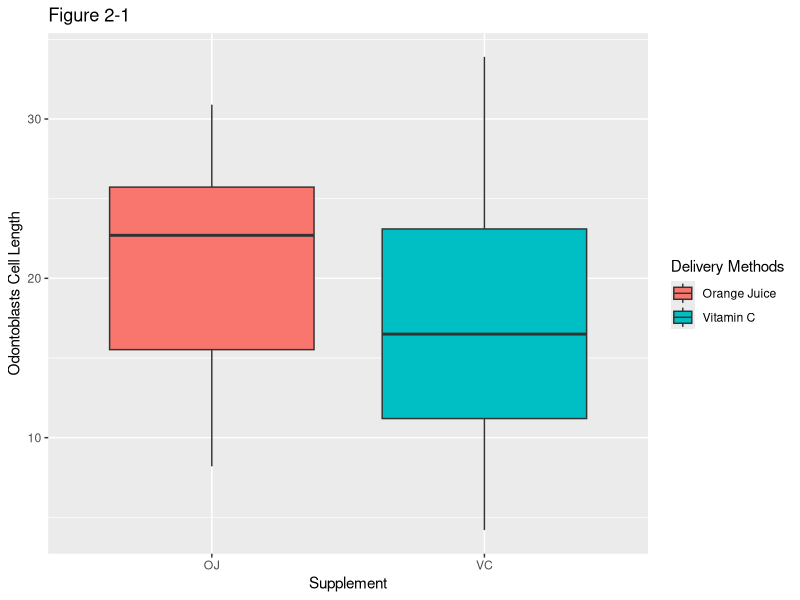
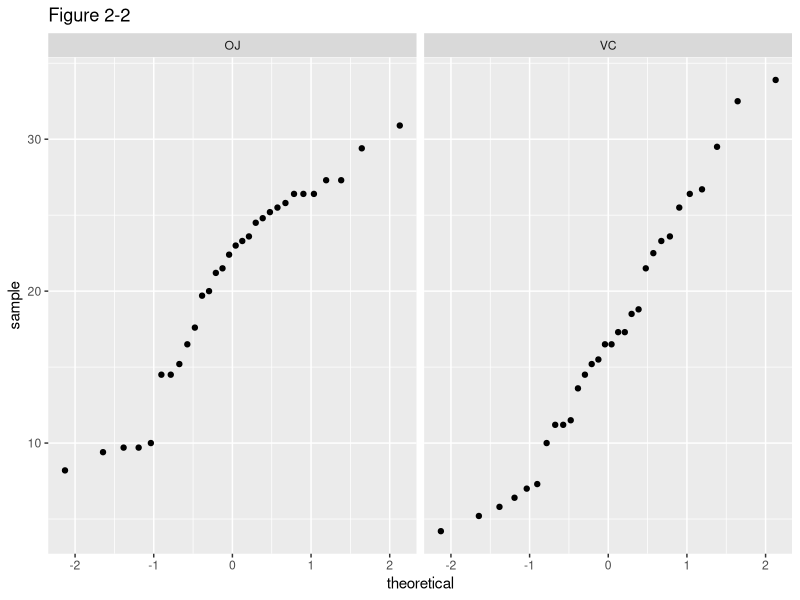
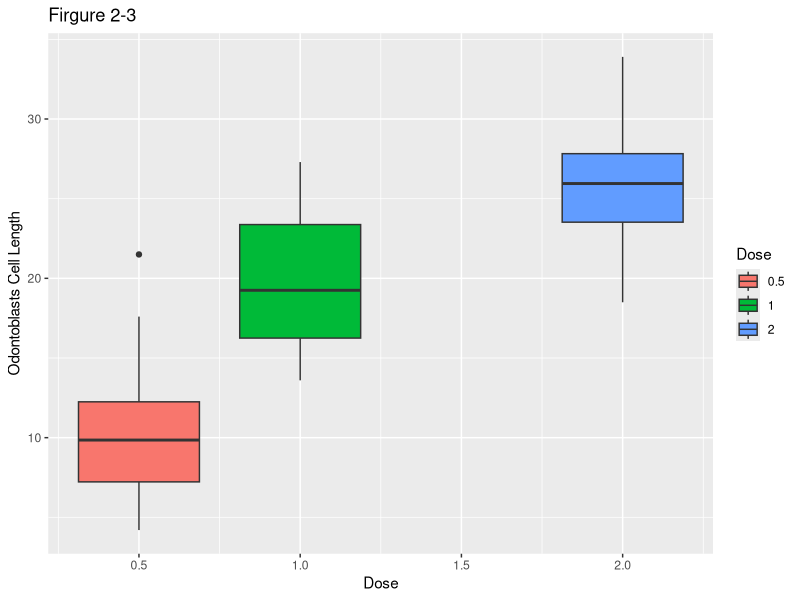
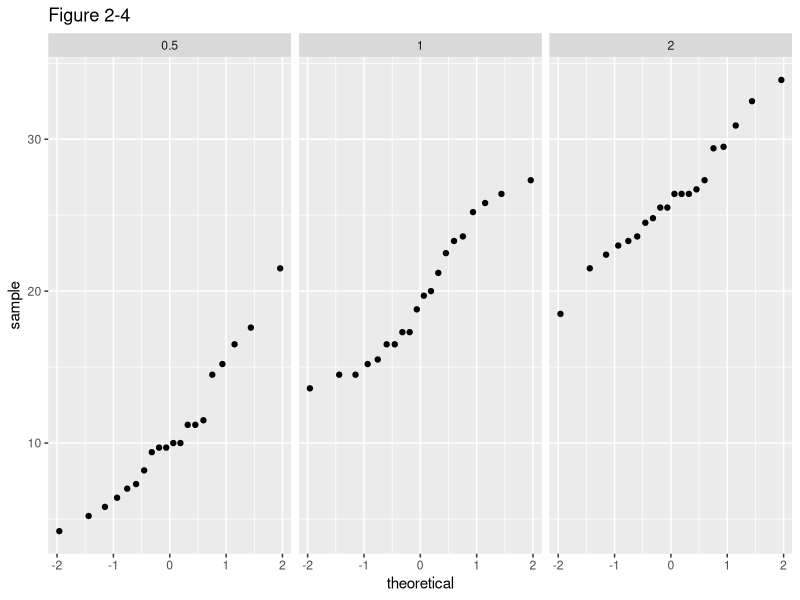

R code for these plots, in order:
## ---- chunk 1
library(datasets)
library(ggplot2)

## checking existence of a folder named "figure", if not then creating one to store plot figures
figureDir <- 'figure'
if (!file.exists(figureDir)){
    dir.create(figureDir)
} 
data("ToothGrowth")
## ---- chunk 2
str(ToothGrowth)
## ---- chunk 3
## calculating means splitted by supplement type
meanOJ = mean(ToothGrowth[ToothGrowth$supp == "OJ", "len"])
meanVC = mean(ToothGrowth[ToothGrowth$supp == "VC", "len"])
meanOJ
meanVC
## ---- chunk 4
## plotting boxplots on supplement type
p <- ggplot(ToothGrowth, aes(x = supp, y = len))
p <- p + geom_boxplot(aes(fill = supp)) 
p <- p + labs(x = "Supplement", y = "Odontoblasts Cell Length", title="Figure 2-1")
p <- p + scale_fill_discrete(name="Delivery Methods",
                         breaks=c("OJ", "VC"),
                         labels=c("Orange Juice", "Vitamin C"))

## save plot to a file
ggsave(file.path(figureDir, "plot2-1.png"), width=4.8, height=4.8, dpi=124)
## ---- chunk 5
## plotting qqplot
p <- ggplot(ToothGrowth) + stat_qq(aes(sample = len)) + facet_grid(.~supp) + labs(title="Figure 2-2")

## save plot to a file
ggsave(file.path(figureDir, "plot2-2.png"), width=4.8, height=4.8, dpi=124)
## ---- chunk 6
## calculating means splitted by dose
meanHalf = mean(ToothGrowth[ToothGrowth$dose == 0.5, "len"])
meanOne = mean(ToothGrowth[ToothGrowth$dose == 1, "len"])
meanTwo = mean(ToothGrowth[ToothGrowth$dose == 2, "len"])

meanHalf
meanOne
meanTwo
## ---- chunk 7
## plotting boxplots on does
p <- ggplot(ToothGrowth, aes(x = dose, y = len))
p <- p + geom_boxplot(aes(fill = as.factor(dose))) 
p <- p + labs(x = "Dose", y = "Odontoblasts Cell Length", title = "Firgure 2-3")
p <- p + scale_fill_discrete(name="Dose",
                         breaks=c("0.5", "1", "2"))

## save plot to a file
ggsave(file.path(figureDir, "plot2-3.png"), width = 4.8, height = 4.8, dpi = 124)
## ---- chunk 8
## quantile-quantile plots
p <- ggplot(ToothGrowth) + stat_qq(aes(sample = len)) + facet_grid(.~dose) + labs(title="Figure 2-4")
ggsave(file.path(figureDir, "plot2-4.png"), width = 4.8, height = 4.8, dpi = 124)
## ---- chunk 9
varOJ = var(ToothGrowth[ToothGrowth$supp=="OJ", "len"])
varVC = var(ToothGrowth[ToothGrowth$supp=="VC", "len"])
varOJ
varVC
## ---- chunk 10
t.test(ToothGrowth[ToothGrowth$supp=="OJ", "len"], ToothGrowth[ToothGrowth$supp=="VC", "len"], paired = FALSE, var.equal = FALSE, alternative="two.sided")
## ---- chunk 11
varHalf = var(ToothGrowth[ToothGrowth$dose == 0.5, "len"])
varOne = var(ToothGrowth[ToothGrowth$dose == 1, "len"])
varTwo = var(ToothGrowth[ToothGrowth$dose == 2, "len"])
varHalf
varOne
varTwo
## ---- chunk 12
t.test(ToothGrowth[ToothGrowth$dose == 1, "len"], ToothGrowth[ToothGrowth$dose == 0.5, "len"], paired = FALSE, var.equal = FALSE, alternative="two.sided")
## ---- chunk 13
t.test(ToothGrowth[ToothGrowth$dose == 2, "len"], ToothGrowth[ToothGrowth$dose == 1, "len"], paired = FALSE, var.equal = FALSE, alternative="two.sided")
